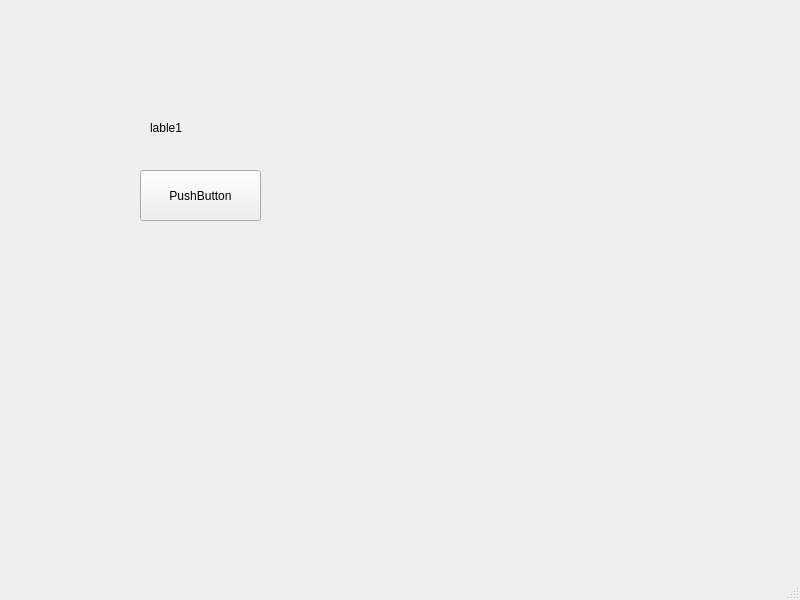
<?xml version="1.0" encoding="UTF-8"?>
<ui version="4.0">
 <class>MainWindow</class>
 <widget class="QMainWindow" name="MainWindow">
  <property name="geometry">
   <rect>
    <x>0</x>
    <y>0</y>
    <width>800</width>
    <height>600</height>
   </rect>
  </property>
  <property name="windowTitle">
   <string>MainWindow</string>
  </property>
  <widget class="QWidget" name="centralwidget">
   <widget class="QPushButton" name="pushButton">
    <property name="geometry">
     <rect>
      <x>140</x>
      <y>170</y>
      <width>121</width>
      <height>51</height>
     </rect>
    </property>
    <property name="text">
     <string>PushButton</string>
    </property>
   </widget>
   <widget class="QLabel" name="label">
    <property name="geometry">
     <rect>
      <x>150</x>
      <y>120</y>
      <width>121</width>
      <height>16</height>
     </rect>
    </property>
    <property name="text">
     <string>lable1</string>
    </property>
   </widget>
  </widget>
  <widget class="QMenuBar" name="menubar">
   <property name="geometry">
    <rect>
     <x>0</x>
     <y>0</y>
     <width>800</width>
     <height>22</height>
    </rect>
   </property>
  </widget>
  <widget class="QStatusBar" name="statusbar"/>
 </widget>
 <resources/>
 <connections/>
</ui>
